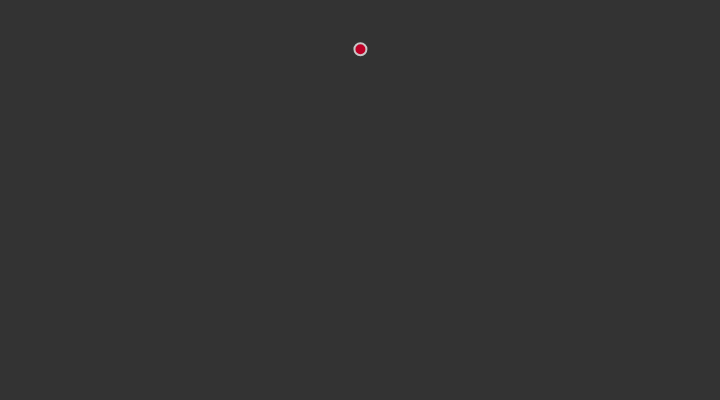
Frame 1 (no input)
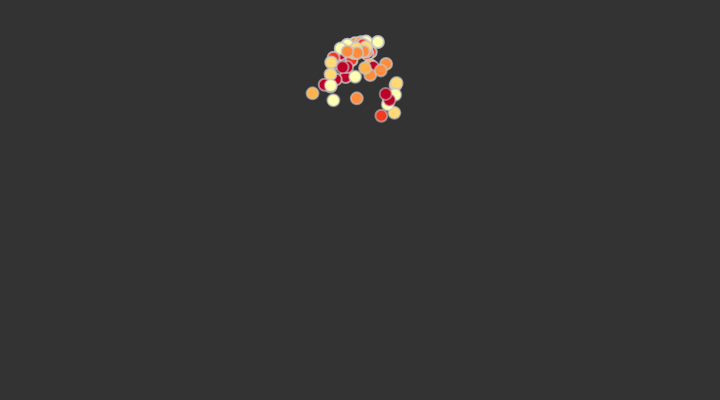
Frame 60 (no input)
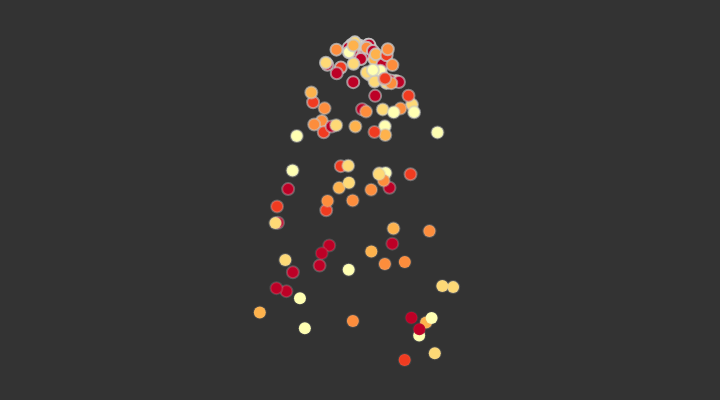
Frame 120 (the mouse pressed at the canvas centre since frame 60)

The p5.js sketch that drew these frames (run headless with seeded random() and noise() and a simulated clock; from frame 60 on, the mouse is pressed at the canvas centre):

// p5.js sketch
// ── sketch.js
var system;

function setup() {
  createCanvas(720, 400);
  system = new ParticleSystem(createVector(width/2, 50));
}

function draw() {
  background(51);
  system.addParticle();
  system.run();
}

// A simple Particle class
var Particle = function(position) {
  this.acceleration = createVector(0, 0.05);
  this.velocity = createVector(random(-1, 1), random(-1, 0));
  this.position = position.copy();
  this.lifespan = 255.0;

  const colors = [
    [255,255,178],
    [254,217,118],
    [254,178,76],
    [253,141,60],
    [240,59,32],
    [189,0,38],
  ];
  const index = Math.floor(Math.random() * colors.length);
  console.log(index);
  this.color = colors[index];
};

Particle.prototype.run = function() {
  this.update();
  this.display();
};

// Method to update position
Particle.prototype.update = function(){
  this.velocity.add(this.acceleration);
  this.position.add(this.velocity);
  this.lifespan -= 2;
};

// Method to display
Particle.prototype.display = function() {
  stroke(200, this.lifespan);
  strokeWeight(2);
  fill(this.color[0], this.color[1], this.color[2]);
  ellipse(this.position.x, this.position.y, 12, 12);
};

// Is the particle still useful?
Particle.prototype.isDead = function(){
  if (this.lifespan < 0) {
    return true;
  } else {
    return false;
  }
};

var ParticleSystem = function(position) {
  this.origin = position.copy();
  this.particles = [];
};

ParticleSystem.prototype.addParticle = function() {
  this.particles.push(new Particle(this.origin));
};

ParticleSystem.prototype.run = function() {
  for (var i = this.particles.length-1; i >= 0; i--) {
    var p = this.particles[i];
    p.run();
    if (p.isDead()) {
      this.particles.splice(i, 1);
    }
  }
};
